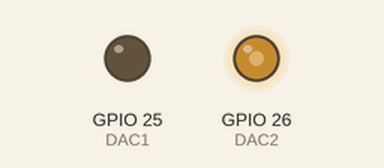
This sketch was run on a simulated ESP32. On the bench: output pins drawn as LEDs (lit = HIGH). What the sketch prints to the serial monitor is not drawn.

Above: at 0.15 s.
Timing chart, 0 to 1.6 s (numbered marks = the images above):
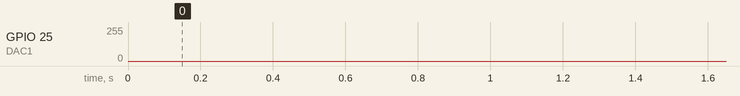

The sketch:

Senoide_3.3V_0.0V.ino
```cpp
//nomes das portas
#define DAC1 25
#define DAC2 26

//constantes
#define Num_Samples 100

//variaveis globais
int i = 0;
static byte WaveFormTable[Num_Samples] =  // 1000 samples sin wave
{
    0x80, 0x88, 0x90, 0x97, 0x9F, 0xA7, 0xAE, 0xB5, 0xBC, 0xC3,
    0xC9, 0xD0, 0xD6, 0xDB, 0xE0, 0xE5, 0xEA, 0xEE, 0xF1, 0xF4,
    0xF7, 0xF9, 0xFB, 0xFC, 0xFD, 0xFD, 0xFD, 0xFC, 0xFB, 0xF9,
    0xF7, 0xF4, 0xF1, 0xEE, 0xEA, 0xE5, 0xE0, 0xDB, 0xD6, 0xD0,
    0xC9, 0xC3, 0xBC, 0xB5, 0xAE, 0xA7, 0x9F, 0x97, 0x90, 0x88,
    0x80, 0x78, 0x70, 0x69, 0x61, 0x59, 0x52, 0x4B, 0x44, 0x3D,
    0x37, 0x30, 0x2A, 0x25, 0x20, 0x1B, 0x16, 0x12, 0x0F, 0x0C,
    0x09, 0x07, 0x05, 0x04, 0x03, 0x03, 0x03, 0x04, 0x05, 0x07,
    0x09, 0x0C, 0x0F, 0x12, 0x16, 0x1B, 0x20, 0x25, 0x2A, 0x30,
    0x37, 0x3D, 0x44, 0x4B, 0x52, 0x59, 0x61, 0x69, 0x70, 0x78
};

void setup() {

  Serial.begin(115200);   // start Serial for output

}

void loop() {

  dacWrite(DAC1, WaveFormTable[i] ); //255 = 3.22V  0 = 0.09V
  dacWrite(DAC2, 0x80 );
  Serial.print( WaveFormTable[i] ); Serial.print("\t\t"); Serial.print( 0x80 );
  Serial.println();
  i++;
  if (i >= Num_Samples) i = 0;
  //delay(10);

}
```
